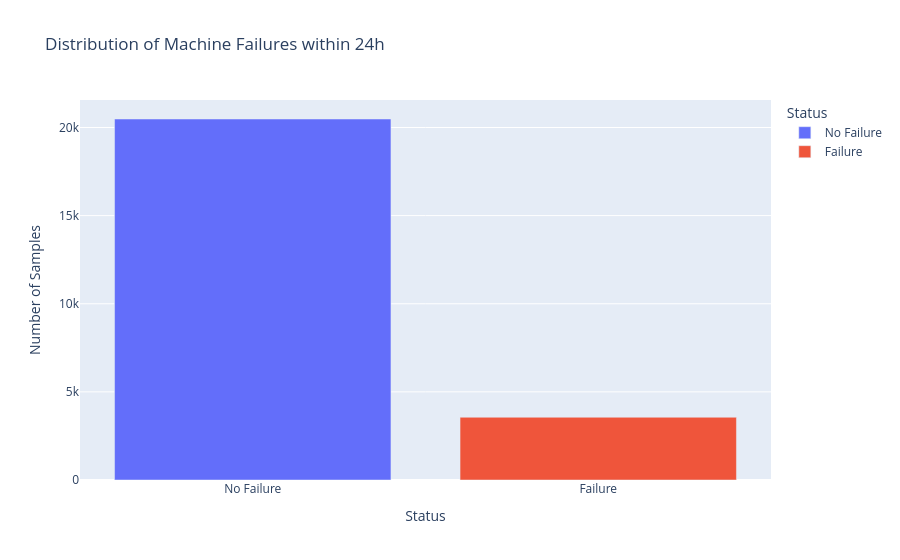

Notebook code cell kept with this figure:
### Markdown cell above
### 1.2 Target Distribution
Understanding the balance between classes is crucial for choosing the right metrics (like F1-score over Accuracy) and for handling class imbalance during training.

### Code cell
target_counts = dataset["failure_within_24h"].value_counts().reset_index()
target_counts.columns = ["failure_within_24h", "count"]
target_counts["failure_within_24h"] = target_counts["failure_within_24h"].map({0: "No Failure", 1: "Failure"})

fig_target = px.bar(
    target_counts, 
    x="failure_within_24h", 
    y="count", 
    color="failure_within_24h",
    title="Distribution of Machine Failures within 24h",
    labels={"failure_within_24h": "Status", "count": "Number of Samples"}
)
fig_target.show()

### Figure 1 — Plotly figure (JSON) as saved in the notebook; plotly's stock layout.template omitted (floating-point values rounded to 4 significant figures)
{"data": [{"hovertemplate": "Status=%{x}<br>Number of Samples=%{y}<extra></extra>", "legendgroup": "No Failure", "marker": {"color": "#636efa", "pattern": {"shape": ""}}, "name": "No Failure", "orientation": "v", "showlegend": true, "textposition": "auto", "type": "bar", "x": ["No Failure"], "xaxis": "x", "y": [20482], "yaxis": "y"}, {"hovertemplate": "Status=%{x}<br>Number of Samples=%{y}<extra></extra>", "legendgroup": "Failure", "marker": {"color": "#EF553B", "pattern": {"shape": ""}}, "name": "Failure", "orientation": "v", "showlegend": true, "textposition": "auto", "type": "bar", "x": ["Failure"], "xaxis": "x", "y": [3560], "yaxis": "y"}], "layout": {"barmode": "relative", "legend": {"title": {"text": "Status"}, "tracegroupgap": 0}, "title": {"text": "Distribution of Machine Failures within 24h"}, "xaxis": {"anchor": "y", "categoryarray": ["No Failure", "Failure"], "categoryorder": "array", "domain": [0, 1], "title": {"text": "Status"}}, "yaxis": {"anchor": "x", "domain": [0, 1], "title": {"text": "Number of Samples"}}}}
